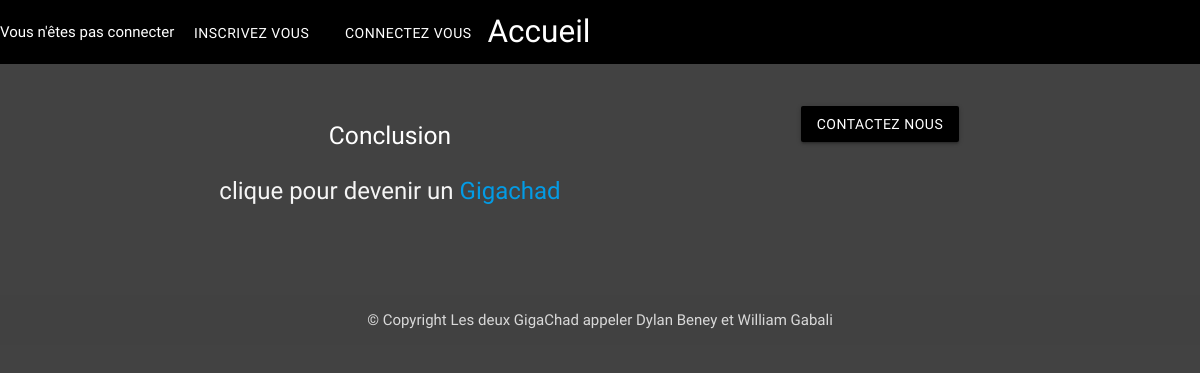
Page /projets.php on the earlier database version.
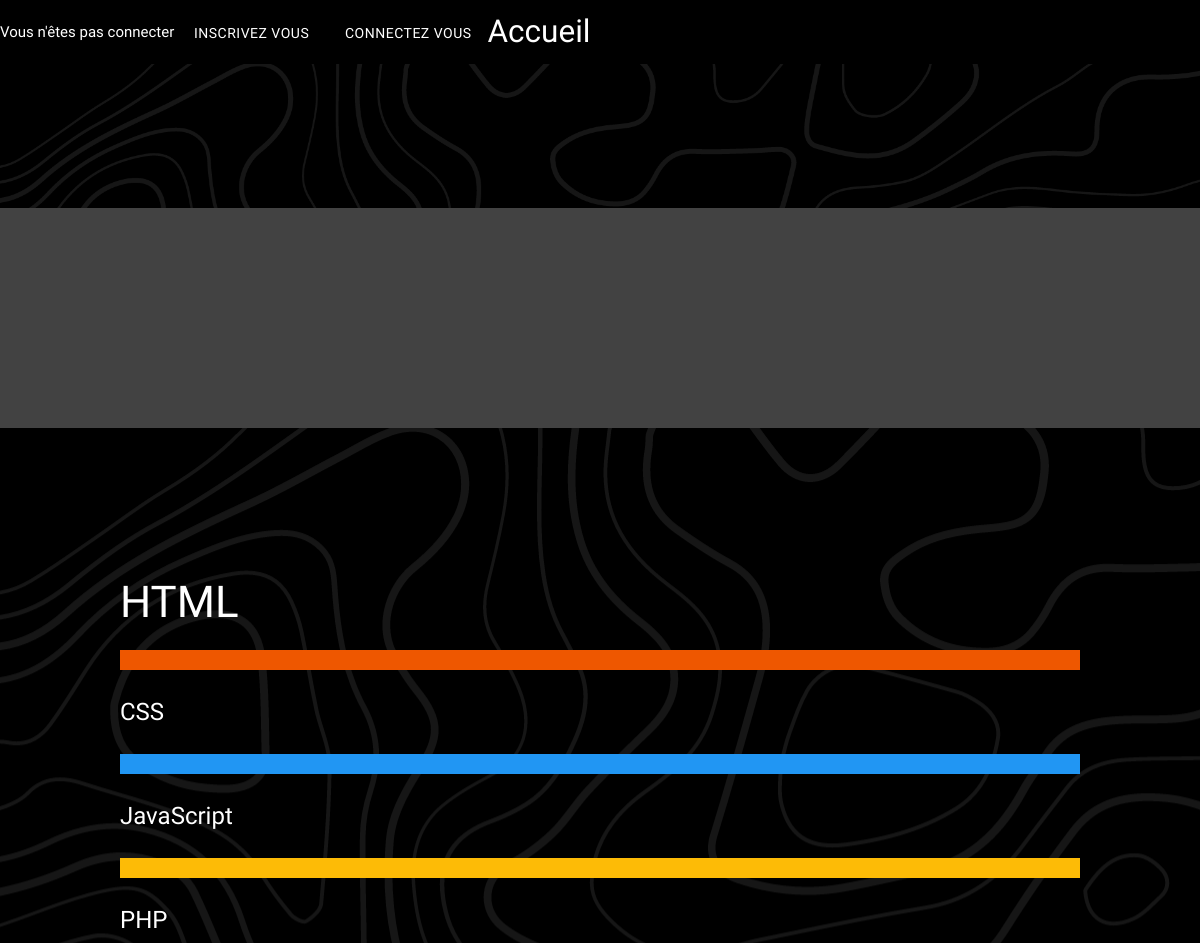
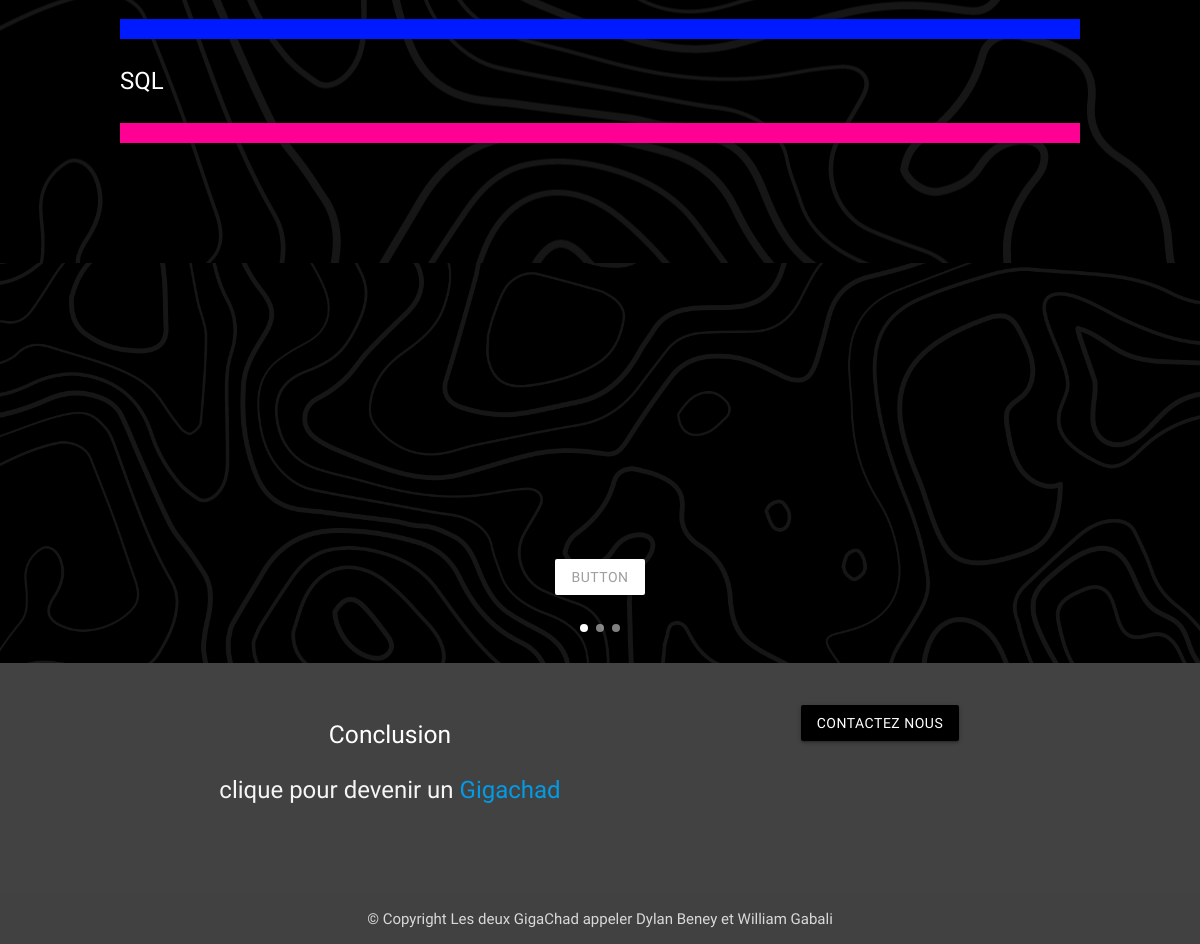
Same page on the later database version (2 pictures, top to bottom).
### tables this page shows
CREATE TABLE `projets` (
  `id` int(11) NOT NULL,
  `prenom` varchar(80) NOT NULL,
  `titre` varchar(80) NOT NULL,
  `img1` varchar(500) NOT NULL,
  `img2` varchar(500) NOT NULL,
  `img3` varchar(500) NOT NULL,
  `img4` varchar(500) NOT NULL,
  `HTML` int(100) NOT NULL,
  `CSS` int(100) NOT NULL,
  `JS` int(100) NOT NULL,
  `PHP` int(100) NOT NULL,
  `SQL` int(100) NOT NULL,
  `P1` varchar(500) NOT NULL,
  `P2` varchar(500) NOT NULL,
  `P3` varchar(500) NOT NULL,
  `H2` varchar(500) NOT NULL,
  `H3` varchar(500) NOT NULL,
  `H4` varchar(500) NOT NULL
);

### projets.php (the view, shortened to what this page needs)
<?php require_once "menu.php" ?>
<?php
$sql = "SELECT * FROM projets";
$pre = $pdo->prepare($sql);
$pre->execute();
$data = $pre->fetchAll(PDO::FETCH_ASSOC);
foreach($data as $project){
?>
    <div class="body">
      <div class="title">
        <div class="h1">
            <h1><?php echo $project['id']['titre'] ?></h1>
        </div>
      </div>
    </div>
    <div class="row row-<?php echo $project['id']['prenom'] ?>">
      <h2 class="col s12"></h2>
          <div class="col l6 m6 s12" id="trigger-wg"><img class="<?php echo $project['id']['titre'] ?>" src="<?php echo $project['id']['img1'] ?>" alt="<?php echo $project['id']['titre'] ?>"></div>
          <div class="col l6 m6 s12"></div>
      </div>
    <div class="skills-william">
        <div class="skill-bar white-text">
          <h3>HTML</h3>
          <div class="skills-container white-text">
            <div class="skills html" style="width:<?php echo $project['id']['HTML'] ?>%"></div>
          </div>
          <p>CSS</p>
          <div class="skills-container white-text">
            <div class="skills css" style="width:<?php echo $project['id']['CSS'] ?>%"></div>
          </div>
          <p>JavaScript</p>
          <div class="skills-container white-text">
            <div class="skills js" style="width:<?php echo $project['id']['JS'] ?>%"></div>
          </div>
          <p>PHP</p>
          <div class="skills-container white-text">
            <div class="skills php" style="width:<?php echo $project['id']['PHP'] ?>%"></div>
          </div>
          <p>SQL</p>
          <div class="skills-container white-text">
            <div class="skills sql" style="width:<?php echo $project['id']['SQL'] ?>%"></div>
          </div>
      </div>
    </div>
      <div class="carousel carousel-slider center dylan">
        <div class="carousel-item Kyhu1 white-text" style="background-image: url(<?php echo $project['img2']?>); background-size: 100%;    background-repeat: no-repeat;    background-position: center;" >
          <div class="carousel-fixed-item center">
            <a class="btn waves-effect white grey-text darken-text-2" href="">button</a>
          </div>
        </div>
      </div>
      <?php } require_once "footer.php"?>

### menu.php (shortened to what this page needs)
<!DOCTYPE html>
<html lang="fr">
  <head>
    <link type="text/css" rel="stylesheet" href="css/materialize.css"  media="screen,projection">
    <link type="text/css" rel="stylesheet" href="css/style.css">
  </head>
  <body>
    <header>
      <nav>
        <div class="nav-wrapper black" >
        <?php
        require_once "cfg/config.php";
        $sql = "SELECT * FROM projets";
        $pre = $pdo->prepare($sql);
        $pre->execute();
        $data = $pre->fetchAll(PDO::FETCH_ASSOC);
        if(isset($_SESSION['user'])){
            echo "<a href='action/logout.php'><img src='img/icons8-sortie-50.png' alt='' height=100% ></a>";
        }elseif(isset($_SESSION['error'])){
            echo ($_SESSION['error']);
            unset($_SESSION['error']);
        }else{
          echo "Vous n'êtes pas connecter";
        }
        ?>
        <?php if(!isset($_SESSION['user'])){ ?>
          <a class="waves-effect waves-light btn modal-trigger black" href="#modal2">Inscrivez vous</a>
          <a class="waves-effect waves-light btn modal-trigger black" href="#modal3">Connectez vous</a>
        <?php } ?>
            <a href="index.php" class="brand-logo">Accueil</a>
          </div>
      </nav>
    </header>

### footer.php (shortened to what this page needs)
<footer class="page-footer">
            <div class="container">
              <div class="row">
                <div class="col l6 s12">
                  <h5 class="white-text">Conclusion</h5>
                  <p class="grey-text text-lighten-4">clique pour devenir un <a href="gigachad.php">Gigachad</a></p>
                </div>
                <div class="col l4 offset-l2 s12 footer">
                    <a class="waves-effect waves-light btn modal-trigger black" href="#modal1">Contactez nous</a>
                  </div>
                </div>
              </div>
            <div class="footer-copyright">
            <div class="container">
            © Copyright Les deux GigaChad appeler Dylan Beney et William Gabali
        </div>
        </div>
      </footer>
  </body>
</html>

### css/style.css (style rules this page uses)
html { font-family: 'Modern Antiqua', cursive !important; }
body { background-color: #424242 !important; }
p { font-size: x-large !important; }
div.title { background-image: url(../img/Kyhudji_background.jpg); color: aliceblue; padding-top: 5%; padding-bottom: 5%; text-align: center; background-size: 100%; background-repeat: no-repeat; }
h1 { margin: 0px !important; font-size: xx-large; padding-bottom: 2%; }
body div.row { padding-top: 5%; padding-bottom: 5%; }
h2 { text-align: center; font-size: xx-large; }
div.container { text-align: center; }
div.skills-william { background-image: url(../img/Kyhudji_background.jpg); padding: 10%; }
.skills-container { width: 100%; background-color: #ddd; }
.skills { text-align: right; padding-top: 10px; padding-bottom: 10px; color: white; }
.html { background-color: #ee5700; }
.css { background-color: #2196F3; }
.js { background-color: #fdbb06; }
.php { background-color: #001aff; }
.sql { background-color: #ff0095; }
footer { background-color: #424242 !important; padding: 0 !important; }

Differences in the rows shown:
added projets: img2 (picture)
